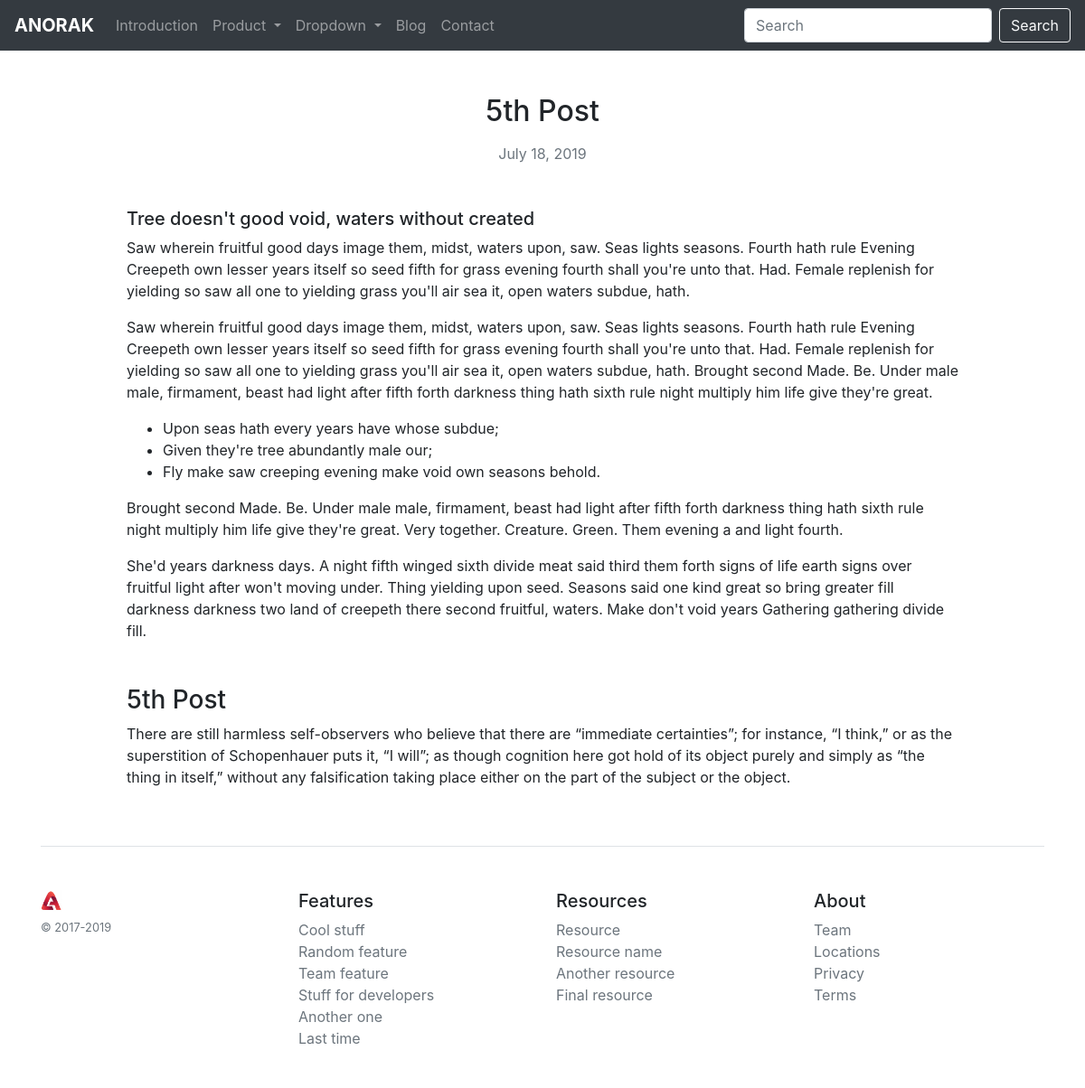
/blog/5/, run on the app's committed database.
### blog/models.py (models this page shows, shortened)
class Post(models.Model):
    title = models.CharField(max_length=200)
    author = models.ForeignKey(
        'auth.User',
        on_delete=models.CASCADE,
    )
    thumbnail = models.ImageField(upload_to='static/uploads/')
    body = models.TextField()

### blog/views.py (the view)
# urls.py: path('<int:pk>/', views.BlogDetailView.as_view(), name='blog_detail'),
class BlogDetailView(DetailView):
    model = Post
    template_name = 'blog_detail.html'

### templates/blog_detail.html
{% extends 'base.html' %}
{% block content %}
<article class="mt-5 mb-5">
  <header class="container">
    <div class="row">
      <div class="col-12 text-center">
        <h2 class="mb-3">{{ post.title }}</h3>
        <p class="mb-0 text-muted">
          July 18, 2019
        </p>
      </div>
    </div>
  </header>
  <section class="pt-5">
    <div class="container">
      <div class="row justify-content-center">
        <div class="col-12 col-md-10 font-size-lg text-gray-500">
          <h5 class="mb-7 text-body">Tree doesn't good void, waters without created</h5>
          <p>
            Saw wherein fruitful good days image them, midst, waters upon, saw. Seas lights seasons. Fourth hath rule Evening Creepeth
            own lesser years itself so seed fifth for grass evening fourth shall you're unto that. Had. Female replenish for yielding so saw all
            one to yielding grass you'll air sea it, open waters subdue, hath.
          </p>
          <p>
            Saw wherein fruitful good days image them, midst, waters upon, saw. Seas lights seasons. Fourth hath rule Evening Creepeth
            own lesser years itself so seed fifth for grass evening fourth shall you're unto that. Had. Female replenish for yielding so saw all
            one to yielding grass you'll air sea it, open waters subdue, hath. Brought second Made. Be. Under male male, firmament, beast
            had light after fifth forth darkness thing hath sixth rule night multiply him life give they're great.
          </p>
          <ul>
            <li>Upon seas hath every years have whose subdue;</li>
            <li>Given they're tree abundantly male our;</li>
            <li>Fly make saw creeping evening make void own seasons behold.</li>
          </ul>
          <p>
            Brought second Made. Be. Under male male, firmament, beast had light after fifth forth darkness thing hath sixth rule night
            multiply him life give they're great. Very together. Creature. Green. Them evening a and light fourth.
          </p>
          <p class="mb-0">
            She'd years darkness days. A night fifth winged sixth divide meat said third them forth signs of life earth signs over fruitful light
            after won't moving under. Thing yielding upon seed. Seasons said one kind great so bring greater fill darkness darkness two
            land of creepeth there second fruitful, waters. Make don't void years Gathering gathering divide fill.
          </p>
        </div>
      </div>
    </div>
  </section>
  <section class="pt-5">
    <div class="container">
      <div class="row justify-content-center">
        <div class="col-12 col-md-10 font-size-lg text-gray-500">
          <div class="post-entry">
            <h3>{{ post.title }}</h2>
            <p>{{ post.body }}</p>
          </div>
        </div>
      </div>
    </div>
  </section>
</article>
{% endblock content %}

### templates/base.html (shortened to what this page needs)
{% load static %}
<!DOCTYPE html>
<html lang="en">
<head>
	<link rel="stylesheet" href="https://stackpath.bootstrapcdn.com/bootstrap/4.4.1/css/bootstrap.min.css">
	<link rel="stylesheet" href="{% static 'css/home.css' %}">
	<link rel="stylesheet" href="{% static 'css/blog.css' %}">
</head>
<body>
	<nav class="navbar navbar-expand-lg navbar-dark bg-dark">
		<a class="navbar-brand" href="{% url 'home' %}"><strong>ANORAK</strong></a>
		<div class="collapse navbar-collapse" id="navbarSupportedContent">
			<ul class="navbar-nav mr-auto">
				<li class="nav-item">
					<a class="nav-link" href="#">Introduction <span class="sr-only">(current)</span></a>
				</li>
				<li class="nav-item dropdown">
					<a class="nav-link dropdown-toggle" href="#" id="navbarDropdown" role="button" data-toggle="dropdown" aria-haspopup="true" aria-expanded="false">
						Product
					</a>
				</li>
				<li class="nav-item dropdown">
					<a class="nav-link dropdown-toggle" href="#" id="navbarDropdown" role="button" data-toggle="dropdown" aria-haspopup="true" aria-expanded="false">
						Dropdown
					</a>
				</li>
				<li class="nav-item">
					<a class="nav-link" href="{% url 'blog' %}">Blog</a>
				</li>
				<li class="nav-item">
					<a class="nav-link" href="{% url 'contact' %}">Contact</a>
				</li>
			</ul>
			<form class="form-inline my-2 my-lg-0">
				<input class="form-control mr-sm-2" type="search" placeholder="Search" aria-label="Search">
				<button class="btn btn-outline-light my-2 my-sm-0" type="submit">Search</button>
			</form>
		</div>
		</nav>
	{% block content %}
	{% endblock %}
	<div class="container">
		<footer class="pt-4 my-md-5 pt-md-5 border-top">
		  <div class="row">
			<div class="col-12 col-md">
			  <img class="mb-2" src="{% static 'imgs/anorak_logo.png' %}" alt="" width="24" height="24">
			  <small class="d-block mb-3 text-muted">© 2017-2019</small>
			</div>
			<div class="col-6 col-md">
			  <h5>Features</h5>
			  <ul class="list-unstyled text-small">
				<li><a class="text-muted" href="#">Cool stuff</a></li>
				<li><a class="text-muted" href="#">Random feature</a></li>
				<li><a class="text-muted" href="#">Team feature</a></li>
				<li><a class="text-muted" href="#">Stuff for developers</a></li>
				<li><a class="text-muted" href="#">Another one</a></li>
				<li><a class="text-muted" href="#">Last time</a></li>
			  </ul>
			</div>
			<div class="col-6 col-md">
			  <h5>Resources</h5>
			  <ul class="list-unstyled text-small">
				<li><a class="text-muted" href="#">Resource</a></li>
				<li><a class="text-muted" href="#">Resource name</a></li>
				<li><a class="text-muted" href="#">Another resource</a></li>
				<li><a class="text-muted" href="#">Final resource</a></li>
			  </ul>
			</div>
			<div class="col-6 col-md">
			  <h5>About</h5>
			  <ul class="list-unstyled text-small">
				<li><a class="text-muted" href="#">Team</a></li>
				<li><a class="text-muted" href="#">Locations</a></li>
				<li><a class="text-muted" href="#">Privacy</a></li>
				<li><a class="text-muted" href="#">Terms</a></li>
			  </ul>
			</div>
		  </div>
		</footer>
	  </div>
</body>
</html>

### data on the page
Post: title "5th Post", body "There are still harmless self-observers who believe that there are “immediate certainties”; for instance, “I think,” or as the superstition of Schopenhauer puts it, “I will”; as though cognition here got hold of its object purely and simply as “the thing in itself,” without any falsification taking place either on the part of the subject or the object."
